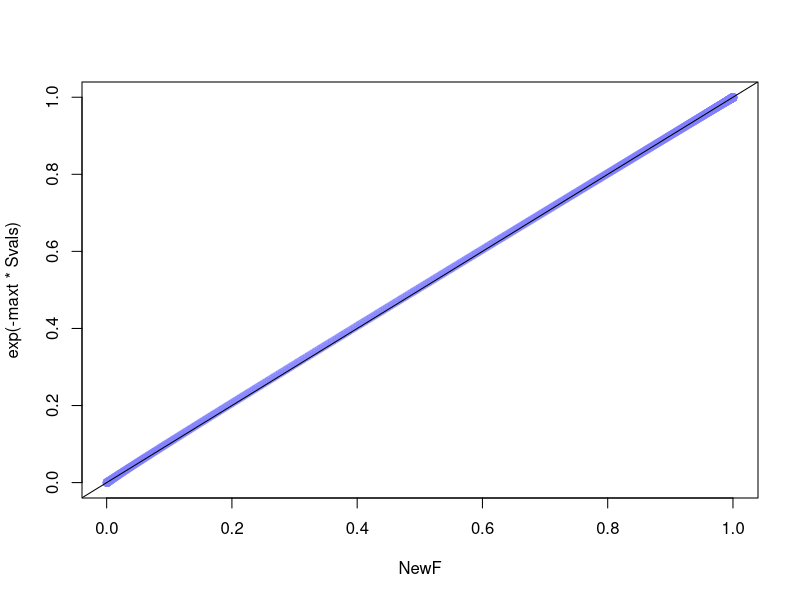

Generate this figure with R:
#  Forever and a day we've been evolving F as:
#	d F(s) /dt = -s F 
#  The goal here is to work out toy software to evolve the PDE:
#	\frac{\partial^2 F}{\partial t \partial s} =  -F(s) -s \partial F/\partial s


#One set of ss for everything
NUMSVALS=1000
C <- 0.01
Smin <- 0.001
deltas <- 0.01
Svals <- Smin*(1+C)^(0:(NUMSVALS-1))
# does this work way better with linear s?
#Svals <- seq(from=Smin, to=Smin+deltas*NUMSVALS,by=deltas)
# this is delta n.
dlogs <- 1
log1pc <- log(1+C)
ns <- 1:NUMSVALS
print(paste("min time constant is", min(1/Svals)))
print(paste("max time constant is", max(1/Svals)))

# let's choose a delta t
DELTFRAC <- .1
delt <- min(DELTFRAC/Svals)
NUMSTEPS <- 100
maxt <- NUMSTEPS*delt
times <- seq(0,maxt,by=delt)

# initializing F to be all 1.  We will decay.
Fvals <- array(1, length(Svals))

#	\frac{\partial^2 F}{\partial t \partial s} =  -F(s) -s \partial F/\partial s
getnewFPDE <- function(OldF, delt){
	# Let's figure out the partial
	partial <- array(NA,length(OldF)) 
	delS <- array(NA,length(OldF)) 
	rhs <- array(NA,length(OldF))
	# now the first index, partial[2] holds OldF[3] - OldF[1]
	for(i in 2:(length(OldF))){
		delS[i] <- (Svals[i] - Svals[i-1])
		# leaving out the delS because i'm going to multiply the rhs
		# by delS in a minute
		#partial[i-1] <- (OldF[i+1] - OldF[i-1])/delS[i-1]
		partial[i] <- (OldF[i] - OldF[i-1])
		# pre-multiplying the delS onto OldF for Euler method.
		rhs[i] <- OldF[i]* delS[i] + partial[i]
	}
	#test <<- partial
	# the Rhs is multiplied by \partial t and \partial s.
	# Using Euler method
	rhs <- rhs*(-delt)
	# now we want to assign newF.  
	newF <- array(NA, length(OldF))
	# This is the slowest time constant
	newF[1] <- 1
	# going forwards
	#... should really go backwards setting F(s=\infty) = 0 as boundary
	#condition.
	for(i in 2:(length(OldF))){
#		newF[i+1] - newF[i-1] - (OldF[i+1] - OldF[i-1])  = rhs[i]
		newF[i] = rhs[i] +  newF[i-1] +  (OldF[i] - OldF[i-1])
	}	
	return(newF)
}

#\frac{\partial^2 F}{\partial t \partial s} =  -F(s) -s \partial F/\partial s
# version of the PDE that evolves as a function of cell number, rather than s.
# Cell number n = \log_{1+c} s + \log_{1+c}[s_1]
# dn/ds = 1/(s * log 1+c) ; 
# s = (1+c)^n = e^(n log 1+c); ds/dn = log (1+c) s (as it should!)
# So, \partial/\partial n = log (1+c) s \partial / \partial s =  and 
# \partial / \partial s = 1/(s log 1+c)  \partial/\partial n
# eq is:
# 1/(s * log(1+c) \frac{\partial^2 F}{\partial t \partial n} 
	# =  -F(s) - 1/log(1+c) \partial F/\partial n
# or
# \frac{\partial^2 F}{\partial t \partial n} =  -s log(1+c)F(s) -s\partial F/\partial n
getnewFPDEn <- function(OldF, delt){
	# Let's figure out the partial
	partial <- array(NA,length(OldF)) 
	
	rhs <- array(NA,length(OldF))
	# now the first index, partial[2] holds OldF[3] - OldF[1]
	for(i in 2:(length(OldF))){
		# leaving out the delS because i'm going to multiply the rhs
		# by delS in a minute
		#partial[i-1] <- (OldF[i+1] - OldF[i-1])/delS[i-1]
		partial[i] <- (OldF[i] - OldF[i-1])
		# pre-multiplying the delS onto OldF for Euler method.
		# dlogs is a constant for n
		rhs[i] <- Svals[i] * (OldF[i]* log1pc * dlogs + partial[i])
	}
	#test <<- partial
	# the Rhs is multiplied by \partial t and \partial s.
	# Using Euler method
	rhs <- rhs*(-delt)
	# now we want to assign newF.  
	newF <- array(NA, length(OldF))
	# This is the slowest time constant
	newF[1] <- 1
	# going forwards
	for(i in 2:(length(OldF))){
#		newF[i+1] - newF[i-1] - (OldF[i+1] - OldF[i-1])  = rhs[i]
		newF[i] = rhs[i] +  newF[i-1] +  (OldF[i] - OldF[i-1])
	}	
	return(newF)
}

OldF <- Fvals
for(time in times){
	NewF <- getnewFPDEn(OldF,delt)
	OldF <- NewF
}
# see if this worked.  If things went according to plan, 
#	 F(s) = e^{-maxt s} 
# So, this plot should give a line with slope 1 and intercept zero.
plot(NewF,exp(-maxt*Svals), type="p", pch=19, col=rgb(0.5,0.5,1.0,0.5))
# to compare the two
abline(0,1)
